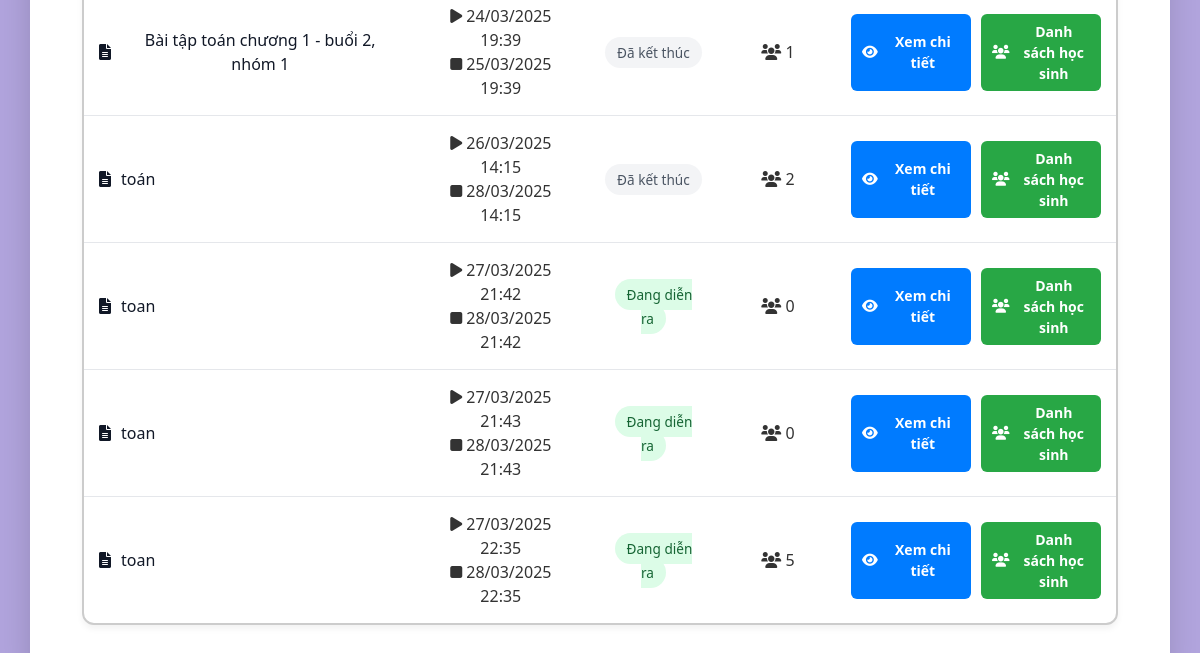
The app's page /history (signed in, lower part), older data.
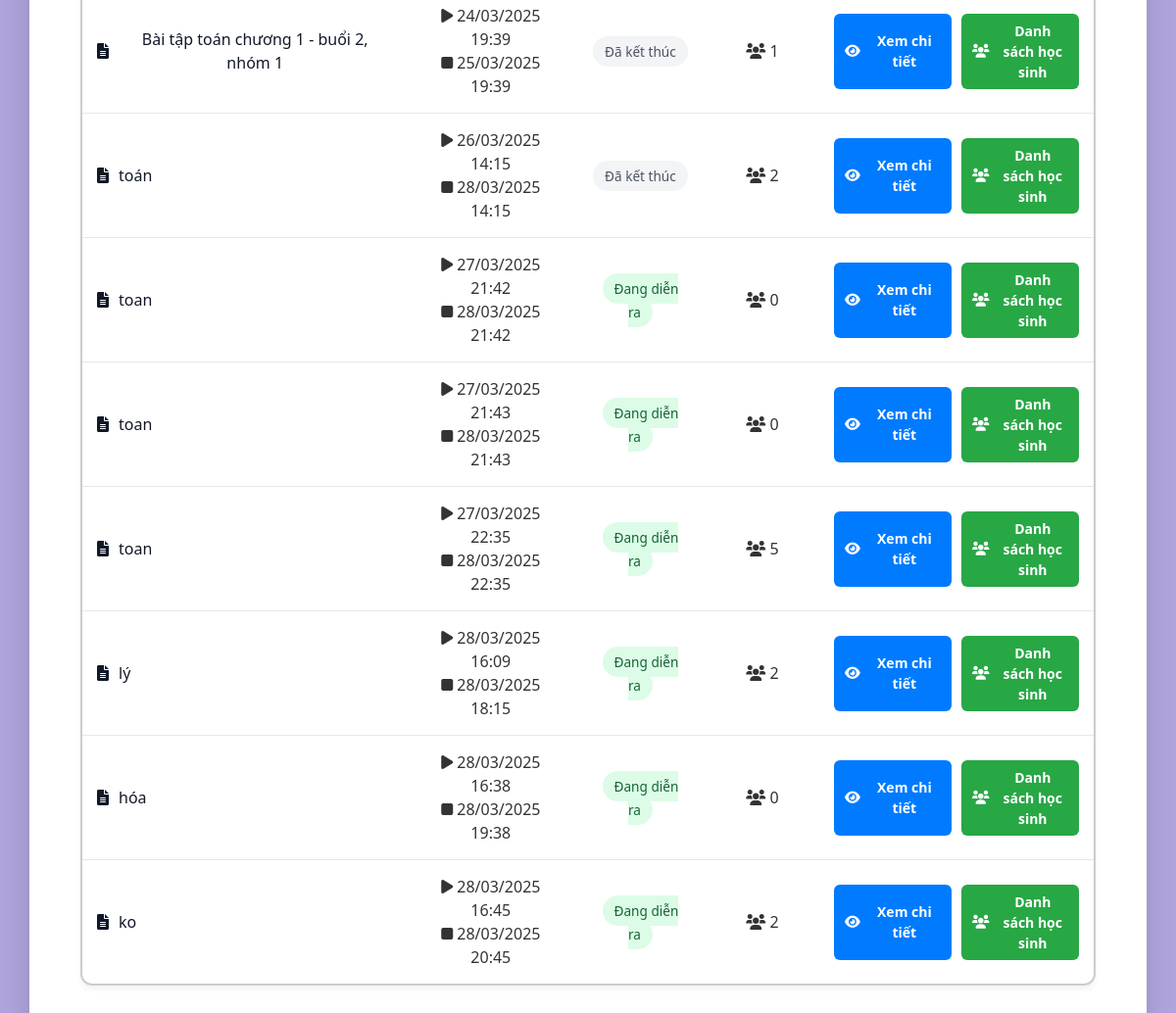
The same page, newer data.
### app.py (models this page shows)
class Quiz(db.Model):
    id = db.Column(db.Integer, primary_key=True)
    title = db.Column(db.String(200), nullable=False)
    quiz_code = db.Column(db.String(10), unique=True, nullable=True, server_default=None)  # Make it nullable with default None
    teacher_id = db.Column(db.Integer, db.ForeignKey('user.id'), nullable=False)
    start_time = db.Column(db.DateTime, nullable=False)
    end_time = db.Column(db.DateTime, nullable=False)
    duration = db.Column(db.Integer, nullable=False)  # in minutes
    max_attempts = db.Column(db.Integer, nullable=True, default=None)  # Số lần làm bài tối đa
    is_public = db.Column(db.Boolean, default=False)  # Thêm trường is_public
    questions = db.relationship('Question', backref='quiz', lazy=True)
    teacher = db.relationship('User', backref='quizzes', lazy=True)

### app.py (the view)
@app.route('/history')
def history():
    if 'user_id' not in session:
        flash('Vui lòng đăng nhập để xem lịch sử!')
        return redirect(url_for('login'))
    if session['role'] == 'student':
        results = QuizResult.query.filter_by(student_id=session['user_id']).all()
        return render_template('history.html', results=results, datetime=datetime)
    else:
        quizzes = Quiz.query.filter_by(teacher_id=session['user_id']).all()
        return render_template('history.html', quizzes=quizzes, datetime=datetime)

### templates/history.html (shortened to what this page needs)
{% extends "base.html" %}
{% block content %}
<div class="dashboard-container">
    {% if session.role == 'student' %}
        {% if results %}
            <div class="dashboard-stats">
                <div class="stat-card">
                    <div class="stat-icon">
                        <i class="fas fa-tasks"></i>
                    </div>
                    <div class="stat-info">
                        <h3>Tổng số bài đã làm</h3>
                        <p>{{ results|length }}</p>
                    </div>
                </div>
                <div class="stat-card">
                    <div class="stat-icon">
                        <i class="fas fa-star"></i>
                    </div>
                    <div class="stat-info">
                        <h3>Điểm trung bình</h3>
                        <p>{{ "%.2f"|format(results|map(attribute='score')|sum / results|length) }}/10</p>
                    </div>
                </div>
                <div class="stat-card">
                    <div class="stat-icon">
                        <i class="fas fa-trophy"></i>
                    </div>
                    <div class="stat-info">
                        <h3>Điểm cao nhất</h3>
                        <p>{{ "%.2f"|format(results|map(attribute='score')|max) }}/10</p>
                    </div>
                </div>
            </div>
            <div class="dashboard-charts">
                <div class="chart-wrapper">
                    <div class="chart-header">
                        <h2><i class="fas fa-chart-line"></i> Tiến độ học tập</h2>
                    </div>
                    <div class="chart-container">
                        <canvas id="scoreChart"></canvas>
                    </div>
                </div>
                <div class="chart-wrapper">
                    <div class="chart-header">
                        <h2><i class="fas fa-chart-bar"></i> Phân phối điểm</h2>
                    </div>
                    <div class="chart-container">
                        <canvas id="averageChart"></canvas>
                    </div>
                </div>
            </div>
            <div class="results-section">
                <div class="section-header">
                    <h2><i class="fas fa-list"></i> Chi tiết bài kiểm tra</h2>
                </div>
                <div class="table-container">
                    <table class="custom-table">
                        <thead>
                            <tr>
                                <th>Tên bài kiểm tra</th>
                                <th>Điểm số</th>
                                <th>Ngày nộp bài</th>
                            </tr>
                        </thead>
                        <tbody>
                            {% for result in results %}
                            <tr>
                                <td>
                                    <div class="quiz-title">
                                        <i class="fas fa-file-alt"></i>
                                        {{ result.quiz.title }}
                                    </div>
                                </td>
                                <td class="score-cell">
                                    <span class="score-badge {% if result.score >= 8 %}high{% elif result.score >= 5 %}medium{% else %}low{% endif %}">
                                        {{ "%.2f"|format(result.score) }}/10
                                    </span>
                                </td>
                                <td>
                                    <div class="date-info">
                                        <i class="far fa-clock"></i>
                                        {{ result.submitted_at.strftime('%d/%m/%Y %H:%M') }}
                                    </div>
                                </td>
                            </tr>
                            {% endfor %}
                        </tbody>
                    </table>
                </div>
            </div>
        {% else %}
            <div class="empty-state">
                <div class="empty-icon">
                    <i class="fas fa-book-reader fa-4x"></i>
                </div>
                <h2>Chưa có bài kiểm tra nào</h2>
                <p>Bạn chưa tham gia bài kiểm tra nào. Hãy tham gia các bài kiểm tra để xem kết quả tại đây.</p>
            </div>
        {% endif %}
    {% else %}
        {% if quizzes %}
            <div class="teacher-dashboard">
                <div class="table-container">
                    <table class="custom-table">
                        <tbody>
                            {% for quiz in quizzes %}
                            <tr>
                                <td>
                                    <div class="quiz-title">
                                        <i class="fas fa-file-alt"></i>
                                        {{ quiz.title }}
                                    </div>
                                </td>
                                <td>
                                    <div class="time-info">
                                        <div><i class="fas fa-play"></i> {{ quiz.start_time.strftime('%d/%m/%Y %H:%M') }}</div>
                                        <div><i class="fas fa-stop"></i> {{ quiz.end_time.strftime('%d/%m/%Y %H:%M') }}</div>
                                    </div>
                                </td>
                                <td>
                                    {% set now = datetime.now() %}
                                    {% if now < quiz.start_time %}
                                        <span class="status-badge upcoming">Sắp diễn ra</span>
                                    {% elif now > quiz.end_time %}
                                        <span class="status-badge completed">Đã kết thúc</span>
                                    {% else %}
                                        <span class="status-badge active">Đang diễn ra</span>
                                    {% endif %}
                                </td>
                                <td>
                                    <div class="student-count">
                                        <i class="fas fa-users"></i>
                                        <span>{{ quiz.results|length }}</span>
                                    </div>
                                </td>
                                <td class="actions-cell">
                                    <div class="action-buttons">
                                        <a href="{{ url_for('view_quiz', quiz_id=quiz.id) }}" class="btn btn-view" title="Xem chi tiết">
                                            <i class="fas fa-eye"></i>
                                            Xem chi tiết
                                        </a>
                                        <a href="{{ url_for('quiz_students', quiz_id=quiz.id) }}" class="btn btn-students" title="Danh sách học sinh">
                                            <i class="fas fa-users"></i>
                                            Danh sách học sinh
                                        </a>
                                    </div>
                                </td>
                            </tr>
                            {% endfor %}
                        </tbody>
                    </table>
                </div>
            </div>
        {% endif %}
    {% endif %}
</div>
{% endblock %}

### templates/base.html (shortened to what this page needs)
<!DOCTYPE html>
<html lang="vi">
<head>
    <link rel="stylesheet" href="{{ url_for('static', filename='css/style.css') }}">
    <link rel="stylesheet" href="https://cdnjs.cloudflare.com/ajax/libs/font-awesome/6.0.0-beta3/css/all.min.css">
    <link href="https://cdn.jsdelivr.net/npm/bootstrap-icons/font/bootstrap-icons.css" rel="stylesheet">
    <link rel="stylesheet" href="https://cdn.jsdelivr.net/npm/bootstrap@5.1.3/dist/css/bootstrap.min.css">
</head>
<body>
    <div class="container">
        {% block content %}{% endblock %}
    </div>
</body>
</html>

### static/css/style.css (style rules this page uses)
:root { --primary-color: #9370DB; --secondary-color: #B19CD9; --background-color: linear-gradient(135deg, #9370DB, #9c83ca, #F8F8FF); --text-color: #333; }
* { margin: 0; padding: 0; box-sizing: border-box; }
html, body { height: 100%; margin: 0; display: flex; flex-direction: column; }
body { font-family: Arial, sans-serif; background-color: var(--background-color); color: var(--text-color); line-height: 1.6; height: 100%; width: 100%; margin: 0; }
.container { width: 100%; text-align: center; margin: 30px auto; }
.btn { background-color: #9370DB; color: white; padding: 0.8rem 1.5rem; border: none; border-radius: 4px; cursor: pointer; font-size: 1rem; transition: background-color 0.3s; text-decoration: none; display: inline-block; }
.action-buttons { margin-top: 1rem; display: flex; justify-content: center; gap: 8px; max-width: 250px; margin: 0 auto; }
.action-buttons .btn { flex: 1; padding: 6px 10px; font-size: 14px; font-weight: 600; border-radius: 6px; transition: all 0.2s ease-in-out; text-decoration: none; text-align: center; }
.action-buttons .btn:first-child { background-color: #007bff; color: white; }
.action-buttons .btn:last-child { background-color: #28a745; color: white; }
.btn { width: 300px; padding: 12px; font-size: 18px; color: #fff; background-color: #007bff; border: none; border-radius: 4px; cursor: pointer; }

### templates/base.html (style rules this page uses)
:root { --primary-color: #b1a0e5; --secondary-color: #8166d8; --background-color: #b1a4dd; --text-color: #333; --shadow: rgba(112, 87, 219, 0.15); }
body { margin: 0; padding: 0; min-height: 100vh; background: var(--background-color); font-family: 'Segoe UI', system-ui, -apple-system, sans-serif; color: var(--text-color); display: flex; flex-direction: column; }
.container { margin-top: 6rem; margin-bottom: 15px; padding: 2rem; background: white; border-radius: 20px; box-shadow: -2px 7px 30px rgb(0 0 0 / 15%); flex: 1; }

### templates/history.html (style rules this page uses)
.dashboard-container { max-width: 1200px; margin: 0 auto; padding: 20px; }
.custom-table { width: 100%; border-collapse: separate; border-spacing: 0; background: white; border-radius: 12px; overflow: hidden; box-shadow: 0 4px 6px rgba(0,0,0,0.05); border: 2px solid #ccc; }
.custom-table td { padding: 15px; border-top: 1px solid #e5e7eb; }
.quiz-title { display: flex; align-items: center; gap: 10px; color: #111827; font-weight: 500; }
.status-badge { padding: 6px 12px; border-radius: 20px; font-size: 0.85rem; font-weight: 500; }
.status-badge.active { background: #dcfce7; color: #166534; }
.status-badge.completed { background: #f3f4f6; color: #4b5563; }
.action-buttons { display: flex; gap: 10px; }
.btn { padding: 8px 16px; border-radius: 8px; display: inline-flex; align-items: center; gap: 8px; font-weight: 500; transition: all 0.3s ease; }
.btn-view { background: #dbeafe; color: #1e40af; }
.btn-students { background: #dcfce7; color: #166534; }

Row changes from the older to the newer data that the page shows:
added Quiz: title "lý", start_time "28/03/2025 16:09", end_time "28/03/2025 18:15", shows "Đang diễn ra", results|length "2"
added Quiz: title "hóa", start_time "28/03/2025 16:38", end_time "28/03/2025 19:38", shows "Đang diễn ra", results|length "0"
added Quiz: title "ko", start_time "28/03/2025 16:45", end_time "28/03/2025 20:45", shows "Đang diễn ra", results|length "2"
